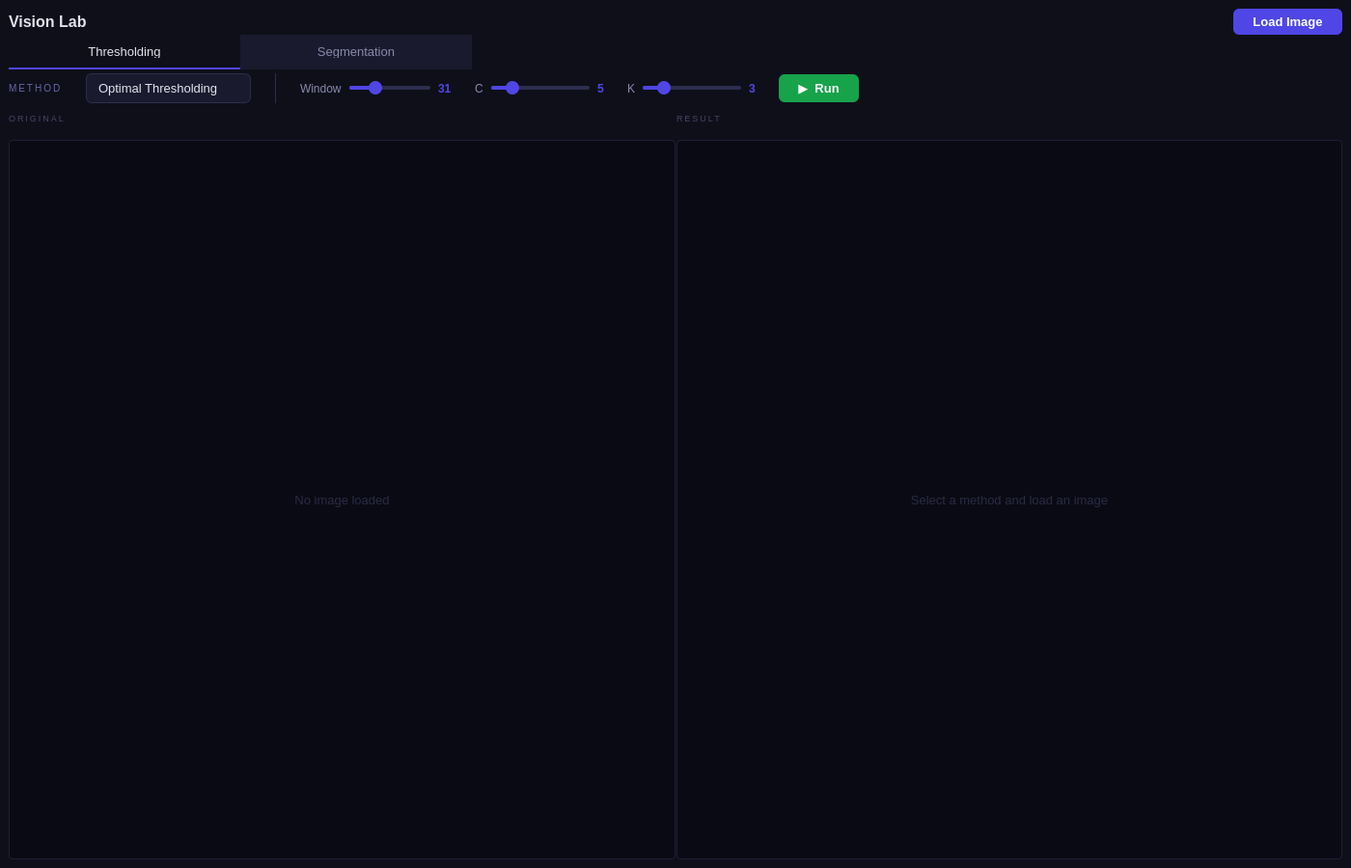
<?xml version="1.0" encoding="UTF-8"?>
<ui version="4.0">
 <class>MainWindow</class>
 <widget class="QMainWindow" name="MainWindow">
  <property name="geometry">
   <rect>
    <x>0</x>
    <y>0</y>
    <width>1400</width>
    <height>900</height>
   </rect>
  </property>
  <property name="windowTitle">
   <string>Vision Lab - Image Processing</string>
  </property>
  <property name="styleSheet">
   <string>QMainWindow { background: #0f0f1a; }</string>
  </property>
  <widget class="QWidget" name="centralwidget">
   <layout class="QVBoxLayout" name="rootLayout">
    <property name="spacing">
     <number>0</number>
    </property>
    <item>
     <layout class="QHBoxLayout" name="toolbarLayout">
      <property name="spacing">
       <number>12</number>
      </property>
      <item>
       <widget class="QLabel" name="appTitle">
        <property name="styleSheet">
         <string>color: #e2e2f0; font-size: 16px; font-weight: bold; font-family: 'Courier New';</string>
        </property>
        <property name="text">
         <string>Vision Lab</string>
        </property>
       </widget>
      </item>
      <item>
       <spacer name="toolbarSpacer">
        <property name="orientation">
         <enum>Qt::Orientation::Horizontal</enum>
        </property>
        <property name="sizeHint" stdset="0">
         <size>
          <width>40</width>
          <height>20</height>
         </size>
        </property>
       </spacer>
      </item>
      <item>
       <widget class="QPushButton" name="btnLoadImage">
        <property name="styleSheet">
         <string>QPushButton { background-color: #4f46e5; color: white; border: none; border-radius: 6px; padding: 6px 20px; font-size: 13px; font-weight: bold; } QPushButton:hover { background-color: #6366f1; } QPushButton:pressed { background-color: #3730a3; }</string>
        </property>
        <property name="text">
         <string>Load Image</string>
        </property>
       </widget>
      </item>
     </layout>
    </item>
    <item>
     <widget class="QTabWidget" name="tabWidget">
      <property name="sizePolicy">
       <sizepolicy hsizetype="Preferred" vsizetype="Preferred">
        <horstretch>0</horstretch>
        <verstretch>0</verstretch>
       </sizepolicy>
      </property>
      <property name="maximumSize">
       <size>
        <width>16777215</width>
        <height>409</height>
       </size>
      </property>
      <property name="styleSheet">
       <string>QTabWidget::pane { border: none; background: transparent; max-height: 0px; } QTabBar::tab { background: #1a1a2e; color: #8888aa; padding: 10px 40px; font-size: 13px; border: none; border-bottom: 2px solid transparent; min-width: 160px; font-family: 'Courier New'; } QTabBar::tab:selected { color: #e2e2f0; border-bottom: 2px solid #4f46e5; background: #0f0f1a; } QTabBar::tab:hover { color: #c2c2e0; background: #22223a; }</string>
      </property>
      <widget class="QWidget" name="tabThresholding">
       <attribute name="title">
        <string>Thresholding</string>
       </attribute>
      </widget>
      <widget class="QWidget" name="tabSegmentation">
       <attribute name="title">
        <string>Segmentation</string>
       </attribute>
      </widget>
     </widget>
    </item>
    <item>
     <layout class="QHBoxLayout" name="paramsLayout">
      <property name="spacing">
       <number>24</number>
      </property>
      <item>
       <widget class="QLabel" name="lblMethodTitle">
        <property name="styleSheet">
         <string>color: #6666aa; font-size: 10px; font-family: 'Courier New'; letter-spacing: 2px;</string>
        </property>
        <property name="text">
         <string>METHOD</string>
        </property>
       </widget>
      </item>
      <item>
       <widget class="QComboBox" name="cmbMethod">
        <property name="styleSheet">
         <string>QComboBox { background: #1a1a2e; color: #e2e2f0; border: 1px solid #2d2d4e; border-radius: 6px; padding: 6px 12px; font-size: 13px; font-family: 'Courier New'; } QComboBox::drop-down { border: none; width: 20px; } QComboBox QAbstractItemView { background: #1a1a2e; color: #e2e2f0; selection-background-color: #4f46e5; border: 1px solid #2d2d4e; }</string>
        </property>
        <item>
         <property name="text">
          <string>Optimal Thresholding</string>
         </property>
        </item>
        <item>
         <property name="text">
          <string>Otsu Thresholding</string>
         </property>
        </item>
        <item>
         <property name="text">
          <string>Spectral - Auto</string>
         </property>
        </item>
        <item>
         <property name="text">
          <string>Spectral - Manual (K)</string>
         </property>
        </item>
        <item>
         <property name="text">
          <string>Local Adaptive</string>
         </property>
        </item>
       </widget>
      </item>
      <item>
       <widget class="QFrame" name="separator1">
        <property name="styleSheet">
         <string>color: #2d2d4e;</string>
        </property>
        <property name="frameShape">
         <enum>QFrame::Shape::VLine</enum>
        </property>
        <property name="frameShadow">
         <enum>QFrame::Shadow::Plain</enum>
        </property>
       </widget>
      </item>
      <item>
       <layout class="QHBoxLayout" name="paramsPanelLayout">
        <property name="spacing">
         <number>24</number>
        </property>
        <item>
         <layout class="QHBoxLayout" name="rowWindowSizeLayout">
          <property name="spacing">
           <number>8</number>
          </property>
          <item>
           <widget class="QLabel" name="lblWindowSize">
            <property name="styleSheet">
             <string>color: #8888aa; font-size: 12px;</string>
            </property>
            <property name="text">
             <string>Window</string>
            </property>
           </widget>
          </item>
          <item>
           <widget class="QSlider" name="sliderWindowSize">
            <property name="styleSheet">
             <string>QSlider::groove:horizontal { background: #2d2d4e; height: 4px; border-radius: 2px; } QSlider::handle:horizontal { background: #4f46e5; width: 14px; height: 14px; border-radius: 7px; margin: -5px 0; } QSlider::sub-page:horizontal { background: #4f46e5; border-radius: 2px; }</string>
            </property>
            <property name="minimum">
             <number>3</number>
            </property>
            <property name="maximum">
             <number>101</number>
            </property>
            <property name="singleStep">
             <number>2</number>
            </property>
            <property name="pageStep">
             <number>2</number>
            </property>
            <property name="value">
             <number>31</number>
            </property>
            <property name="orientation">
             <enum>Qt::Orientation::Horizontal</enum>
            </property>
           </widget>
          </item>
          <item>
           <widget class="QLabel" name="lblWindowSizeVal">
            <property name="styleSheet">
             <string>color: #4f46e5; font-size: 12px; font-weight: bold; font-family: 'Courier New';</string>
            </property>
            <property name="text">
             <string>31</string>
            </property>
           </widget>
          </item>
         </layout>
        </item>
        <item>
         <layout class="QHBoxLayout" name="rowCLayout">
          <property name="spacing">
           <number>8</number>
          </property>
          <item>
           <widget class="QLabel" name="lblC">
            <property name="styleSheet">
             <string>color: #8888aa; font-size: 12px;</string>
            </property>
            <property name="text">
             <string>C</string>
            </property>
           </widget>
          </item>
          <item>
           <widget class="QSlider" name="sliderC">
            <property name="styleSheet">
             <string>QSlider::groove:horizontal { background: #2d2d4e; height: 4px; border-radius: 2px; } QSlider::handle:horizontal { background: #4f46e5; width: 14px; height: 14px; border-radius: 7px; margin: -5px 0; } QSlider::sub-page:horizontal { background: #4f46e5; border-radius: 2px; }</string>
            </property>
            <property name="minimum">
             <number>0</number>
            </property>
            <property name="maximum">
             <number>30</number>
            </property>
            <property name="value">
             <number>5</number>
            </property>
            <property name="orientation">
             <enum>Qt::Orientation::Horizontal</enum>
            </property>
           </widget>
          </item>
          <item>
           <widget class="QLabel" name="lblCVal">
            <property name="styleSheet">
             <string>color: #4f46e5; font-size: 12px; font-weight: bold; font-family: 'Courier New';</string>
            </property>
            <property name="text">
             <string>5</string>
            </property>
           </widget>
          </item>
         </layout>
        </item>
        <item>
         <layout class="QHBoxLayout" name="rowKLayout">
          <property name="spacing">
           <number>8</number>
          </property>
          <item>
           <widget class="QLabel" name="lblK">
            <property name="styleSheet">
             <string>color: #8888aa; font-size: 12px;</string>
            </property>
            <property name="text">
             <string>K</string>
            </property>
           </widget>
          </item>
          <item>
           <widget class="QSlider" name="sliderK">
            <property name="styleSheet">
             <string>QSlider::groove:horizontal { background: #2d2d4e; height: 4px; border-radius: 2px; } QSlider::handle:horizontal { background: #4f46e5; width: 14px; height: 14px; border-radius: 7px; margin: -5px 0; } QSlider::sub-page:horizontal { background: #4f46e5; border-radius: 2px; }</string>
            </property>
            <property name="minimum">
             <number>2</number>
            </property>
            <property name="maximum">
             <number>8</number>
            </property>
            <property name="value">
             <number>3</number>
            </property>
            <property name="orientation">
             <enum>Qt::Orientation::Horizontal</enum>
            </property>
           </widget>
          </item>
          <item>
           <widget class="QLabel" name="lblKVal">
            <property name="styleSheet">
             <string>color: #4f46e5; font-size: 12px; font-weight: bold; font-family: 'Courier New';</string>
            </property>
            <property name="text">
             <string>3</string>
            </property>
           </widget>
          </item>
         </layout>
        </item>
       </layout>
      </item>
      <item>
       <widget class="QPushButton" name="btnRun">
        <property name="styleSheet">
         <string>QPushButton { background-color: #16a34a; color: white; border: none; border-radius: 6px; padding: 6px 20px; font-size: 13px; font-weight: bold; } QPushButton:hover { background-color: #22c55e; } QPushButton:pressed { background-color: #15803d; }</string>
        </property>
        <property name="text">
         <string>▶  Run</string>
        </property>
       </widget>
      </item>
      <item>
       <spacer name="controlsSpacer">
        <property name="orientation">
         <enum>Qt::Orientation::Horizontal</enum>
        </property>
        <property name="sizeHint" stdset="0">
         <size>
          <width>40</width>
          <height>20</height>
         </size>
        </property>
       </spacer>
      </item>
      <item>
       <widget class="QLabel" name="lblImageInfo">
        <property name="styleSheet">
         <string>color: #444466; font-size: 11px; font-family: 'Courier New';</string>
        </property>
        <property name="text">
         <string/>
        </property>
       </widget>
      </item>
     </layout>
    </item>
    <item>
     <layout class="QHBoxLayout" name="threshLayout">
      <property name="spacing">
       <number>1</number>
      </property>
      <item>
       <layout class="QVBoxLayout" name="leftLayout">
        <property name="spacing">
         <number>8</number>
        </property>
        <item>
         <widget class="QLabel" name="lblOriginalTitle">
          <property name="minimumSize">
           <size>
            <width>0</width>
            <height>30</height>
           </size>
          </property>
          <property name="styleSheet">
           <string>color: #444466; font-size: 9px; font-family: 'Courier New'; letter-spacing: 2px;</string>
          </property>
          <property name="text">
           <string>ORIGINAL</string>
          </property>
         </widget>
        </item>
        <item>
         <widget class="QLabel" name="lblOriginalImage">
          <property name="sizePolicy">
           <sizepolicy hsizetype="Expanding" vsizetype="Expanding">
            <horstretch>0</horstretch>
            <verstretch>0</verstretch>
           </sizepolicy>
          </property>
          <property name="styleSheet">
           <string>QLabel { background: #0a0a14; border: 1px solid #1e1e35; border-radius: 4px; color: #2a2a44; font-size: 13px; font-family: 'Courier New'; }</string>
          </property>
          <property name="text">
           <string>No image loaded</string>
          </property>
          <property name="scaledContents">
           <bool>false</bool>
          </property>
          <property name="alignment">
           <set>Qt::AlignmentFlag::AlignCenter</set>
          </property>
         </widget>
        </item>
       </layout>
      </item>
      <item>
       <layout class="QVBoxLayout" name="rightLayout">
        <property name="spacing">
         <number>8</number>
        </property>
        <item>
         <widget class="QLabel" name="lblResultTitle">
          <property name="minimumSize">
           <size>
            <width>0</width>
            <height>30</height>
           </size>
          </property>
          <property name="styleSheet">
           <string>color: #444466; font-size: 9px; font-family: 'Courier New'; letter-spacing: 2px;</string>
          </property>
          <property name="text">
           <string>RESULT</string>
          </property>
         </widget>
        </item>
        <item>
         <widget class="QLabel" name="lblResultImage">
          <property name="sizePolicy">
           <sizepolicy hsizetype="Expanding" vsizetype="Expanding">
            <horstretch>0</horstretch>
            <verstretch>0</verstretch>
           </sizepolicy>
          </property>
          <property name="styleSheet">
           <string>QLabel { background: #0a0a14; border: 1px solid #1e1e35; border-radius: 4px; color: #2a2a44; font-size: 13px; font-family: 'Courier New'; }</string>
          </property>
          <property name="text">
           <string>Select a method and load an image</string>
          </property>
          <property name="scaledContents">
           <bool>false</bool>
          </property>
          <property name="alignment">
           <set>Qt::AlignmentFlag::AlignCenter</set>
          </property>
         </widget>
        </item>
       </layout>
      </item>
     </layout>
    </item>
   </layout>
  </widget>
 </widget>
 <resources/>
 <connections/>
</ui>
